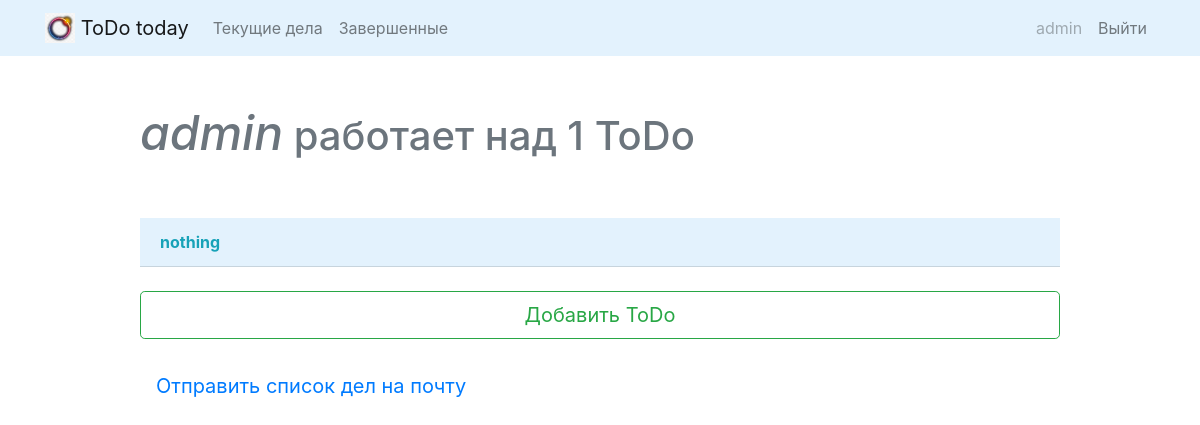
Before: /current/ (signed in) with the older database file.
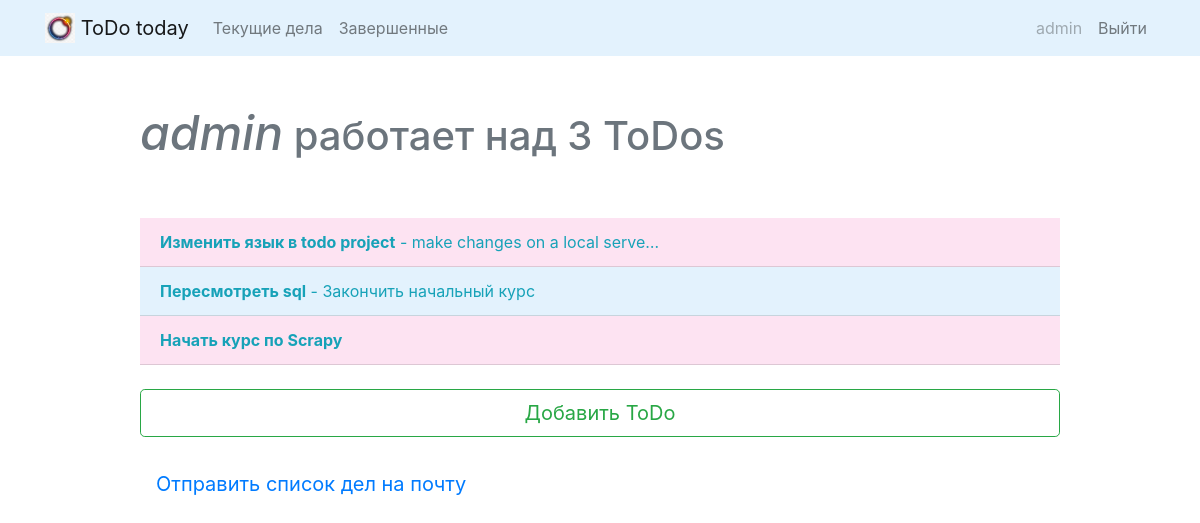
After: the same page with the newer database file.
### todo/models.py (models this page shows, shortened)
class Todo(models.Model):
	title = models.CharField(max_length=100)
	created = models.DateTimeField(auto_now_add=True)
	memo = models.TextField(max_length=500, blank=True)
	datecompleted = models.DateTimeField(null=True, blank=True)
	important = models.BooleanField(default=False)
	user = models.ForeignKey(User, on_delete=models.CASCADE)

### todo/views.py (the view)
# urls.py: path('current/', views.currenttodos, name='currenttodos'),
@login_required
def currenttodos(request):
    todos = Todo.objects.filter(user=request.user, datecompleted__isnull=True)
    return render(request, 'todo/currenttodos.html', {'todos':todos})

### todo/templates/todo/currenttodos.html
{% extends "todo/base.html" %}
{% block content %}
    <div class="row justify-content-center mt-5">
        <div class="col-md-10 text-secondary">
            {% if todos %}
                 <h1><big><em >{{ user.username }}</em></big> работает над {{ todos.count }} ToDo{{ todos.count|pluralize }}</h1>
            {% endif %}
        </div>
    </div>
    <div class="row justify-content-center mt-5">
        <div class="col-md-10">
        {% if todos %}
            <div class="list-group list-group-flush">
                {% for todo in todos %}
                    <a href="{% url 'viewtodo' todo.id %}" class="list-group-item text-info"{% if todo.important %} style="background-color: #fde3f2" {% else %} style="background-color: #e3f2fd" {% endif %}><b>{{ todo.title }}</b>{% if todo.memo %} - {{ todo.memo|truncatechars:30 }}{% endif %}</a>
                {% endfor %}
                <br>
                <a role="button" class="btn btn-outline-success btn-lg btm-block" href="{% url 'createtodo' %}">Добавить ToDo</a>
                <br>
                <a role="button" class="footer btn-secondery btn-lg" href="{% url 'email' %}">Отправить список дел на почту</a>
            </div>
        {% else %}
            <div class="text-center">
                <h2>Нет дел! Хорошая работа.</h2>
            <br>
            <a role="button" class="btn btn-primary" href="{% url 'createtodo' %}">Новое ToDo</a>
            </div>
        {% endif %}
        </div>
    </div>
{% endblock %}

### todo/templates/todo/base.html (shortened to what this page needs)
{% load static %}
<!doctype html>
<html lang="en">
<head>
    <link rel="stylesheet" href="https://stackpath.bootstrapcdn.com/bootstrap/4.4.1/css/bootstrap.min.css">
</head>
<body>
<nav class="navbar navbar-expand-md navbar-light" style="background-color: #e3f2fd;">
<div class="container">
    <a class="navbar-brand" href="{% url 'home' %}">
         <img src="{% static 'todo/logo.png' %}" width="30" height="30" class="d-inline-block align-top">
        <span>ToDo today</span>
    </a>
    <div class="collapse navbar-collapse" id="navbarNav">
    {% if user.is_authenticated %}
        <ul class="navbar-nav mr-auto">
                <li class="nav-item {{ current }}">
                    <a class="nav-link" href="{% url 'currenttodos' %}">Текущие дела</a>
                </li>
                <li class="nav-item {{ completed }}">
                    <a class="nav-link" href="{% url 'completedtodos' %}">Завершенные</a>
                </li>
        </ul>
    {% endif %}
    <ul class="navbar-nav ml-auto">
            {% if user.is_authenticated %}
                <li class="nav-item">
                    <li class="nav-item">
                        <a class="nav-link disabled" href="#">{{ user.username }}</a>
                    </li>
                    <a href="#" onclick="$('#signOutBtn').click()" class="nav-link">Выйти</a>
                </li>
            {% endif %}
        </ul>
    </div>
</div>
</nav>
<div class="container">
{% block content %}{% endblock %}
</div>
</body>
</html>

Changed rows visible on the page:
removed Todo: title "nothing", important False (drawn)
added Todo: title "Изменить язык в todo project", memo "make changes on a local serve…", important True (drawn)
added Todo: title "Пересмотреть sql", memo "Закончить начальный курс", important False (drawn)
added Todo: title "Начать курс по Scrapy", important True (drawn)
Other visible differences:
{{ todos.count }}: "1" → "3"
